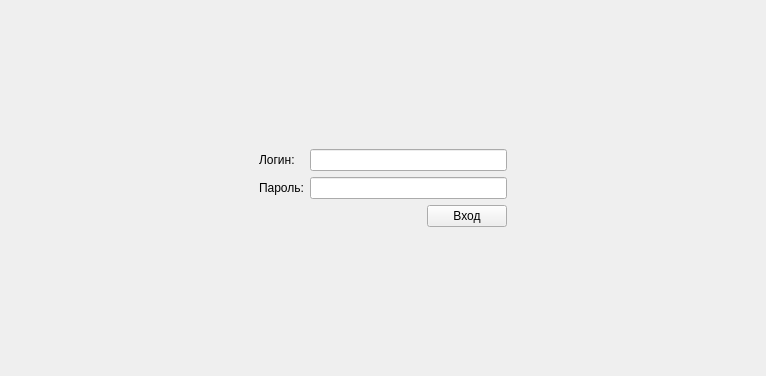
<?xml version="1.0" encoding="UTF-8"?>
<ui version="4.0">
 <class>AuthenticationScreen</class>
 <widget class="QWidget" name="AuthenticationScreen">
  <property name="geometry">
   <rect>
    <x>0</x>
    <y>0</y>
    <width>766</width>
    <height>376</height>
   </rect>
  </property>
  <property name="windowTitle">
   <string>Form</string>
  </property>
  <layout class="QGridLayout" name="gridLayout_3">
   <item row="0" column="1">
    <spacer name="verticalSpacer">
     <property name="orientation">
      <enum>Qt::Vertical</enum>
     </property>
     <property name="sizeHint" stdset="0">
      <size>
       <width>20</width>
       <height>126</height>
      </size>
     </property>
    </spacer>
   </item>
   <item row="1" column="0">
    <spacer name="horizontalSpacer_2">
     <property name="orientation">
      <enum>Qt::Horizontal</enum>
     </property>
     <property name="sizeHint" stdset="0">
      <size>
       <width>242</width>
       <height>20</height>
      </size>
     </property>
    </spacer>
   </item>
   <item row="1" column="1">
    <layout class="QGridLayout" name="gridLayout_2">
     <item row="0" column="0" colspan="2">
      <layout class="QGridLayout" name="gridLayout">
       <item row="0" column="0">
        <widget class="QLabel" name="label">
         <property name="text">
          <string>Логин:</string>
         </property>
        </widget>
       </item>
       <item row="0" column="1">
        <widget class="QLineEdit" name="lineEdit"/>
       </item>
       <item row="1" column="0">
        <widget class="QLabel" name="label_2">
         <property name="text">
          <string>Пароль:</string>
         </property>
        </widget>
       </item>
       <item row="1" column="1">
        <widget class="QLineEdit" name="lineEdit_2"/>
       </item>
      </layout>
     </item>
     <item row="1" column="0">
      <spacer name="horizontalSpacer">
       <property name="orientation">
        <enum>Qt::Horizontal</enum>
       </property>
       <property name="sizeHint" stdset="0">
        <size>
         <width>40</width>
         <height>20</height>
        </size>
       </property>
      </spacer>
     </item>
     <item row="1" column="1">
      <widget class="QPushButton" name="enterButton">
       <property name="text">
        <string>Вход</string>
       </property>
      </widget>
     </item>
    </layout>
   </item>
   <item row="1" column="2">
    <spacer name="horizontalSpacer_3">
     <property name="orientation">
      <enum>Qt::Horizontal</enum>
     </property>
     <property name="sizeHint" stdset="0">
      <size>
       <width>242</width>
       <height>20</height>
      </size>
     </property>
    </spacer>
   </item>
   <item row="2" column="1">
    <spacer name="verticalSpacer_2">
     <property name="orientation">
      <enum>Qt::Vertical</enum>
     </property>
     <property name="sizeHint" stdset="0">
      <size>
       <width>20</width>
       <height>126</height>
      </size>
     </property>
    </spacer>
   </item>
  </layout>
 </widget>
 <resources/>
 <connections/>
</ui>
